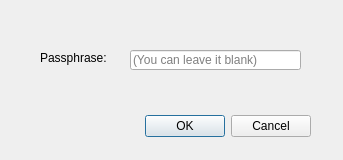
<?xml version="1.0" encoding="UTF-8"?>
<ui version="4.0">
 <class>PassphraseDIalog</class>
 <widget class="QDialog" name="PassphraseDIalog">
  <property name="geometry">
   <rect>
    <x>0</x>
    <y>0</y>
    <width>343</width>
    <height>160</height>
   </rect>
  </property>
  <property name="windowTitle">
   <string>Enter passphrase</string>
  </property>
  <widget class="QDialogButtonBox" name="buttonBox">
   <property name="geometry">
    <rect>
     <x>10</x>
     <y>110</y>
     <width>301</width>
     <height>32</height>
    </rect>
   </property>
   <property name="orientation">
    <enum>Qt::Horizontal</enum>
   </property>
   <property name="standardButtons">
    <set>QDialogButtonBox::Cancel|QDialogButtonBox::Ok</set>
   </property>
  </widget>
  <widget class="QLabel" name="passphraseLabel">
   <property name="geometry">
    <rect>
     <x>40</x>
     <y>50</y>
     <width>71</width>
     <height>16</height>
    </rect>
   </property>
   <property name="text">
    <string>Passphrase:</string>
   </property>
  </widget>
  <widget class="QLineEdit" name="lineEdit">
   <property name="geometry">
    <rect>
     <x>130</x>
     <y>50</y>
     <width>171</width>
     <height>20</height>
    </rect>
   </property>
   <property name="placeholderText">
    <string>(You can leave it blank)</string>
   </property>
  </widget>
 </widget>
 <resources/>
 <connections>
  <connection>
   <sender>buttonBox</sender>
   <signal>accepted()</signal>
   <receiver>PassphraseDIalog</receiver>
   <slot>accept()</slot>
   <hints>
    <hint type="sourcelabel">
     <x>248</x>
     <y>254</y>
    </hint>
    <hint type="destinationlabel">
     <x>157</x>
     <y>274</y>
    </hint>
   </hints>
  </connection>
  <connection>
   <sender>buttonBox</sender>
   <signal>rejected()</signal>
   <receiver>PassphraseDIalog</receiver>
   <slot>reject()</slot>
   <hints>
    <hint type="sourcelabel">
     <x>316</x>
     <y>260</y>
    </hint>
    <hint type="destinationlabel">
     <x>286</x>
     <y>274</y>
    </hint>
   </hints>
  </connection>
 </connections>
</ui>
